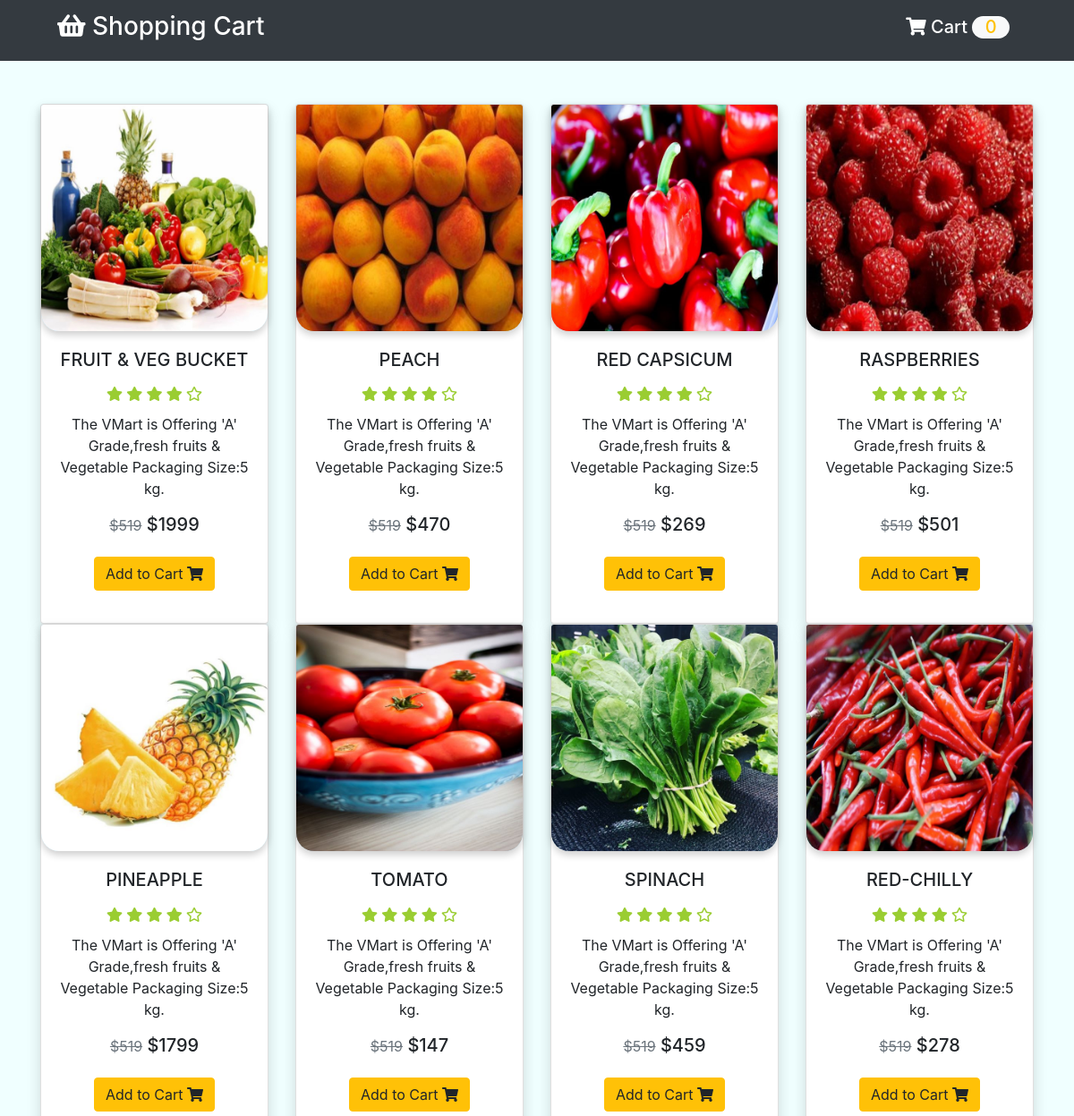
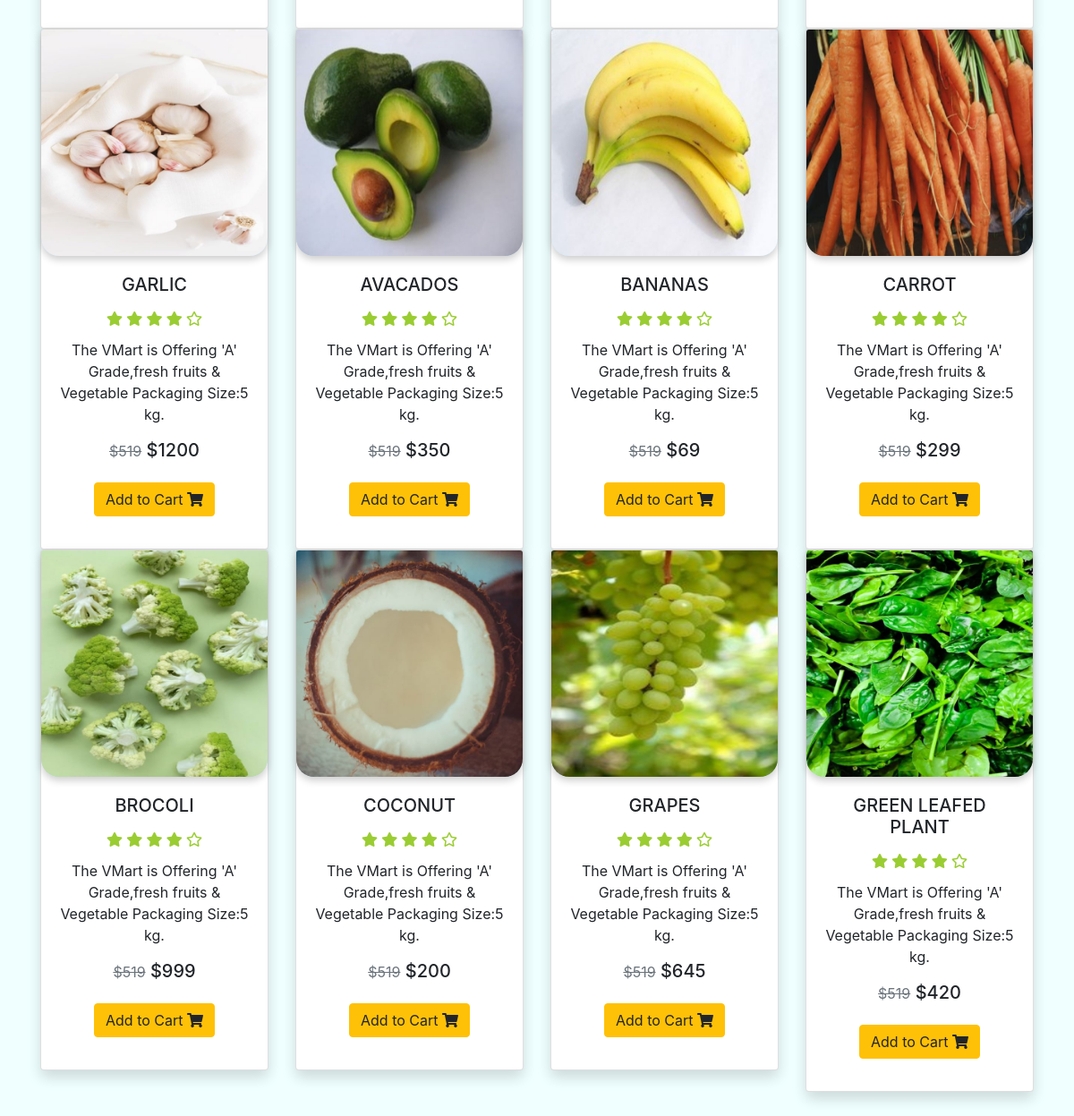
The page / on the database its author committed (2 pictures, top to bottom).
### tables this page shows
CREATE TABLE `producttb` (
  `id` int(11) NOT NULL,
  `product_name` varchar(25) NOT NULL,
  `product_price` float DEFAULT NULL,
  `product_image` varchar(100) DEFAULT NULL
);

### CreateDb.php (called while the page is built, shortened)
<?php
class CreateDb
{
        public $tablename;
        public $con;
    public function __construct(
        $dbname = "Newdb",
        $tablename = "Productdb",
        $servername = "localhost",
        $username = "root",
        $password = ""
    )
    {
      $this->tablename = $tablename;
        $this->con = mysqli_connect($servername, $username, $password);
        $sql = "CREATE DATABASE IF NOT EXISTS $dbname";
        if(mysqli_query($this->con, $sql)){
            $this->con = mysqli_connect($servername, $username, $password, $dbname);
            $sql = " CREATE TABLE IF NOT EXISTS $tablename
                            (id INT(11) NOT NULL AUTO_INCREMENT PRIMARY KEY,
                             product_name VARCHAR (255) NOT NULL,
                             product_price FLOAT,
                             product_image VARCHAR (100)
                            );";
        }else{
            return false;
        }
    }
    public function getData(){
        $sql = "SELECT * FROM $this->tablename";
        $result = mysqli_query($this->con, $sql);
        if(mysqli_num_rows($result) > 0){
            return $result;
        }
    }
}

### component.php (the view, shortened to what this page needs)
<?php
function component($productname, $productprice, $productimg, $productid){
    $element = "
    <div class=\"col-md-3 col-sm-6 my-3 my-md-0\">
                <form action=\"index.php\" method=\"post\">
                    <div class=\"card shadow\">
                        <div>
                            <img src=\"$productimg\" alt=\"Image1\" class=\"img-fluid card-img-top\">
                        </div>
                        <div class=\"card-body\">
                            <h5 class=\"card-title\">$productname</h5>
                            <h6>
                                <i class=\"fas fa-star\"></i>
                                <i class=\"fas fa-star\"></i>
                                <i class=\"fas fa-star\"></i>
                                <i class=\"fas fa-star\"></i>
                                <i class=\"far fa-star\"></i>
                            </h6>
                            <p class=\"card-text\">
                                The VMart is Offering 'A' Grade,fresh fruits & Vegetable Packaging Size:5 kg.
                            </p>
                            <h5>
                                <small><s class=\"text-secondary\">$519</s></small>
                                <span class=\"price\">$$productprice</span>
                            </h5>
                            <button type=\"submit\" class=\"btn btn-warning my-3\" name=\"add\">Add to Cart <i class=\"fas fa-shopping-cart\"></i></button>
                             <input type='hidden' name='product_id'value='$productid'>
                        </div>
                    </div>
                </form>
            </div>
    ";
    echo $element;
}

### index.php (shortened to what this page needs)
<?php
require_once ('CreateDb.php');
require_once ('./component.php');
$database = new CreateDb("Productdb", "Producttb");
?>
<!doctype html>
<html lang="en">
<head>
    <link rel="stylesheet" href="https://cdnjs.cloudflare.com/ajax/libs/font-awesome/5.8.2/css/all.css" />
    <link rel="stylesheet" href="https://stackpath.bootstrapcdn.com/bootstrap/4.3.1/css/bootstrap.min.css">
    <link rel="stylesheet" href="style.css">
</head>
<body>
<?php require_once ("header.php"); ?>
<div class="container">
        <div class="row text-center py-5">
            <?php
                $result = $database->getData();
                while ($row = mysqli_fetch_assoc($result)){
                    component($row['product_name'], $row['product_price'], $row['product_image'], $row['id']);
                }
            ?>
        </div>
</div>
</body>
</html>

### header.php (shortened to what this page needs)
<header id="header">
    <nav class="navbar navbar-expand-lg navbar-dark bg-dark">
        <a href="index.php" class="navbar-brand">
            <h3 class="px-5">
                <i class="fas fa-shopping-basket"></i> Shopping Cart
            </h3>
        </a>
        <div class="collapse navbar-collapse" id="navbarNavAltMarkup">
            <div class="navbar-nav">
                <a href="cart.php" class="nav-item nav-link active">
                    <h5 class="px-5 cart">
                        <i class="fas fa-shopping-cart"></i> Cart
                        <?php
                        if (isset($_SESSION['cart'])){
                            $count = count($_SESSION['cart']);
                            echo "<span id=\"cart_count\" class=\"text-warning bg-light\">$count</span>";
                        }else{
                            echo "<span id=\"cart_count\" class=\"text-warning bg-light\">0</span>";
                        }
                        ?>
                    </h5>
                </a>
            </div>
        </div>
    </nav>
</header>

### style.css (style rules this page uses)
body { background-color: azure; }
img { box-shadow: 0 4px 8px 0 rgba(0, 0, 0, 0.2); max-width: 100%; height: auto; background: lightblue; background: radial-gradient(white 30%,lightblue 70%); border-radius:20px; }
.fa-star, .fa-star-half { color: yellowgreen; padding: 3% 0; }
#cart_count { text-align: center; padding: 0 0.9rem 0.1rem 0.9rem; border-radius: 3rem; }

### rows shown on the page
producttb: product_image (picture), product_name "FRUIT & VEG BUCKET", product_price "1999"
producttb: product_image (picture), product_name "PEACH", product_price "470"
producttb: product_image (picture), product_name "RED CAPSICUM", product_price "269"
producttb: product_image (picture), product_name "RASPBERRIES", product_price "501"
producttb: product_image (picture), product_name "PINEAPPLE", product_price "1799"
producttb: product_image (picture), product_name "TOMATO", product_price "147"
producttb: product_image (picture), product_name "SPINACH", product_price "459"
producttb: product_image (picture), product_name "RED-CHILLY", product_price "278"
producttb: product_image (picture), product_name "GARLIC", product_price "1200"
producttb: product_image (picture), product_name "AVACADOS", product_price "350"
producttb: product_image (picture), product_name "BANANAS", product_price "69"
producttb: product_image (picture), product_name "CARROT", product_price "299"
producttb: product_image (picture), product_name "BROCOLI", product_price "999"
producttb: product_image (picture), product_name "COCONUT", product_price "200"
producttb: product_image (picture), product_name "GRAPES", product_price "645"
producttb: product_image (picture), product_name "GREEN LEAFED PLANT", product_price "420"
